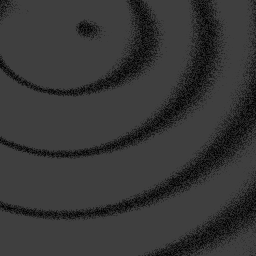
#> input picture tests/fixtures/czi/zeiss_t2_ch1_reference.tif, 256 x 256 px; its folder holds only this picture in this run
$ python -i detect.py   (imports and definitions only)
#> lines starting #> are read from the running program, lines starting #| are printed output that depends on the picture; after the words box and inside, x2 and y2 are one past the last pixel; in counts of white or black regions, pixels touching at a corner belong together
### src/tether/imaging/layout.py
# SPDX-FileCopyrightText: 2026 The Tether Authors <bioedca@u.northwestern.edu>
# SPDX-License-Identifier: GPL-3.0-or-later
"""Channel layouts: where the donor and the acceptor channel are in a frame (#908).

A dual-view camera frame holds the two FRET channels side by side, one above the
other, or at two places that the optics choose. A [`ChannelLayout`][] records
which, and names the donor and the acceptor channel. It is the user's statement of
the layout; [`ChannelLayout.geometries`][] turns it, for one frame size, into the
two per-channel [`ChannelGeometry`][tether.imaging.split.ChannelGeometry] crops that
[`split_channels`][tether.imaging.split.split_channels] applies (PRD Appendix E stage 1). The
resolved crops are what ``/movies/table`` stores in ``donor_crop`` /
``acceptor_crop``; the layout record itself is stored next to it as additive data,
``/movies/layouts/<movie_id>`` ([`write_layout_record`][]).

Three kinds ([`LAYOUT_KINDS`][]):

* ``side-by-side`` -- the frame is cut into a left and a right half; ``donor`` is
  ``left`` (default) or ``right``. Both halves are ``width // 2`` wide, so an odd
  trailing column is dropped. **This is the default layout, and it is the split
  Tether used before #908** (``ExtractOptions.donor_side``).
* ``top-bottom`` -- the frame is cut into a top and a bottom half; ``donor`` is
  ``top`` (default) or ``bottom``. Both halves are ``height // 2`` tall, so an odd
  trailing row is dropped. The halves are stacked, not rotated.
* ``rectangles`` -- one free rectangle for each channel, ``donor_rect`` and
  ``acceptor_rect``, each ``[y1, x1, y2, x2]`` with 1-based inclusive bounds (the
  crop convention of [`tether.imaging.split`][]).

Validation. The two channels must have the same size, because the registration
prealign and colocalization compare the two channel images pixel for pixel. A
``rectangles`` layout whose rectangles differ in size is refused when it is made
(with a channel recipe, the sizes after the recipes are compared instead); a
rectangle outside the frame, or a frame too small to cut in two, is refused by
[`ChannelLayout.geometries`][] with [`ChannelLayoutError`][]. Rectangles that
overlap are allowed, because some optical layouts share pixels at an edge, but they
give a [`ChannelOverlapWarning`][]: the overlapping pixels feed both channels.

Each channel can also carry a [`ChannelRecipe`][tether.imaging.recipe.ChannelRecipe]
(#910): rotate, flip, translate and crop steps that run on the channel's cut, in
order. [`ChannelLayout.geometries`][] folds the cut and the recipe into one
rotate -> flip -> crop geometry, and refuses a recipe that leaves the two channels
at different sizes. Without a recipe a layout gives identity rotation and flip. A
layout with two movie files (#909) is out of scope here.
"""

from __future__ import annotations

import warnings
from dataclasses import dataclass
from typing import Any

from tether.imaging.recipe import ChannelRecipe, ChannelRecipeError
from tether.imaging.split import ChannelGeometry

__all__ = [
    "DEFAULT_CHANNEL_LAYOUT",
    "LAYOUT_KINDS",
    "LAYOUT_RECTANGLES",
    "LAYOUT_SIDE_BY_SIDE",
    "LAYOUT_TOP_BOTTOM",
    "LAYOUTS_GROUP",
    "ChannelLayout",
    "ChannelLayoutError",
    "ChannelOverlapWarning",
    "check_layout_slot",
    "read_layout_record",
    "write_layout_record",
]

#: Two halves, left and right (the default, and the split used before #908).
LAYOUT_SIDE_BY_SIDE = "side-by-side"
#: Two halves, top and bottom (stacked, not rotated).
LAYOUT_TOP_BOTTOM = "top-bottom"
#: One free rectangle for each channel.
LAYOUT_RECTANGLES = "rectangles"

#: Every layout kind, in the order the docs list them.
LAYOUT_KINDS: tuple[str, ...] = (LAYOUT_SIDE_BY_SIDE, LAYOUT_TOP_BOTTOM, LAYOUT_RECTANGLES)

#: For each half layout: the donor positions it accepts, the first being the default,
#: and the acceptor position each donor position implies.
_HALF_POSITIONS: dict[str, dict[str, str]] = {
    LAYOUT_SIDE_BY_SIDE: {"left": "right", "right": "left"},
    LAYOUT_TOP_BOTTOM: {"top": "bottom", "bottom": "top"},
}

#: Version of the ``/movies/layouts/<movie_id>`` attribute set (`write_layout_record`).
#: Version 2 adds the channel recipes (#910); a record without recipes stays version 1,
#: so a build from before #910 still reads it.
_RECORD_VERSION = 2

#: The ``/movies`` child group that holds one layout record per movie.
LAYOUTS_GROUP = "layouts"


class ChannelLayoutError(ValueError):
    """A channel layout that cannot split a frame (bad values, sizes or bounds)."""


class ChannelOverlapWarning(UserWarning):
    """The donor and the acceptor rectangle share pixels; those pixels feed both channels."""


# [30 lines left out: functions _rect, _size, not called in this run]


def _overlaps(a: tuple[int, int, int, int], b: tuple[int, int, int, int]) -> bool:
    """Whether two 1-based inclusive rectangles share at least one pixel."""
    return a[0] <= b[2] and b[0] <= a[2] and a[1] <= b[3] and b[1] <= a[3]


@dataclass(frozen=True)
class ChannelLayout:
    """Where the donor and the acceptor channel are in a frame (#908).

    Parameters
    ----------
    kind:
        One of [`LAYOUT_KINDS`][]: ``side-by-side`` (default), ``top-bottom`` or
        ``rectangles``.
    donor:
        For a half layout, the donor half: ``left``/``right`` (``side-by-side``,
        default ``left``) or ``top``/``bottom`` (``top-bottom``, default ``top``).
        The acceptor is the other half ([`acceptor`][]). ``None`` takes the
        default. A ``rectangles`` layout names its channels by the two rectangles
        and must leave this ``None``.
    donor_rect, acceptor_rect:
        For ``rectangles`` only (both required there, refused otherwise): the donor
        and the acceptor rectangle, ``[y1, x1, y2, x2]`` with 1-based inclusive
        bounds. They must have the same size, unless a channel has a recipe; then
        the two channel images after the recipes must be.
    donor_recipe, acceptor_recipe:
        Optional [`ChannelRecipe`][tether.imaging.recipe.ChannelRecipe] for each
        channel (#910): rotate, flip, translate and crop steps that run on the
        channel's cut, in order. ``None`` leaves the cut as it is.

    Raises
    ------
    ChannelLayoutError
        On an unknown kind or donor position, a rectangle given to a half layout or
        missing from a ``rectangles`` layout, a malformed rectangle, or two
        rectangles of different size. Bounds against a frame are checked by
        [`geometries`][], because the layout does not know the frame size.
    """

    kind: str = LAYOUT_SIDE_BY_SIDE
    donor: str | None = None
    donor_rect: tuple[int, int, int, int] | None = None
    acceptor_rect: tuple[int, int, int, int] | None = None
    donor_recipe: ChannelRecipe | None = None
    acceptor_recipe: ChannelRecipe | None = None

    def __post_init__(self) -> None:
        """Refuse a malformed layout and fill in the default donor of a half layout."""
        for name in ("donor_recipe", "acceptor_recipe"):
            value = getattr(self, name)
            if value is not None and not isinstance(value, ChannelRecipe):
                raise ChannelLayoutError(
                    f"{name} must be a ChannelRecipe or None, got {type(value).__name__}"
                )
        if self.kind not in LAYOUT_KINDS:
            raise ChannelLayoutError(
                f"channel layout kind must be one of {LAYOUT_KINDS}, got {self.kind!r}"
            )
        if self.kind == LAYOUT_RECTANGLES:
            if self.donor is not None:
                raise ChannelLayoutError(
                    "a 'rectangles' layout names its channels by donor_rect and "
                    f"acceptor_rect; donor must be None, got {self.donor!r}"
                )
            if self.donor_rect is None or self.acceptor_rect is None:
                raise ChannelLayoutError(
                    "a 'rectangles' layout needs both donor_rect and acceptor_rect"
                )
            donor_rect = _rect(self.donor_rect, "donor_rect")
            acceptor_rect = _rect(self.acceptor_rect, "acceptor_rect")
            # With a recipe the sizes are compared after it, by ``geometries`` (#910).
            no_recipe = self.donor_recipe is None and self.acceptor_recipe is None
            if no_recipe and _size(donor_rect) != _size(acceptor_rect):
                raise ChannelLayoutError(
                    "the donor and the acceptor rectangle must be the same size (height x "
                    f"width): donor_rect {list(donor_rect)} is "
                    f"{_size(donor_rect)[0]}x{_size(donor_rect)[1]}, acceptor_rect "
                    f"{list(acceptor_rect)} is "
                    f"{_size(acceptor_rect)[0]}x{_size(acceptor_rect)[1]}"
                )
            # Frozen dataclass: normalize through object.__setattr__ (value semantics).
            object.__setattr__(self, "donor_rect", donor_rect)
            object.__setattr__(self, "acceptor_rect", acceptor_rect)
            return
        if self.donor_rect is not None or self.acceptor_rect is not None:
            raise ChannelLayoutError(
                f"donor_rect and acceptor_rect apply only to a 'rectangles' layout, "
                f"not to {self.kind!r}"
            )
        positions = _HALF_POSITIONS[self.kind]
        donor = next(iter(positions)) if self.donor is None else self.donor
        if donor not in positions:
            raise ChannelLayoutError(
                f"donor for a {self.kind!r} layout must be one of {tuple(positions)}, "
                f"got {self.donor!r}"
            )
        object.__setattr__(self, "donor", donor)

    # [118 lines left out: functions acceptor, rectangles, geometries, to_dict, from_dict, not called in this run]


#: The default layout: side by side, donor on the left (the split before #908).
DEFAULT_CHANNEL_LAYOUT = ChannelLayout()


# [57 lines left out: functions check_layout_slot, write_layout_record, not called in this run]


def _text(value: Any) -> str:
    return value.decode("utf-8") if isinstance(value, bytes) else str(value)


# [41 lines left out: function read_layout_record, not called in this run]

### src/tether/imaging/_rounding.py
# SPDX-FileCopyrightText: 2026 The Tether Authors <bioedca@u.northwestern.edu>
# SPDX-License-Identifier: GPL-3.0-or-later
"""MATLAB-compatible rounding for the extraction pipeline.

Deep-LASI snaps spot coordinates to pixel indices with MATLAB's ``round``, which
rounds halves **away from zero** (``round(0.5) == 1``, ``round(2.5) == 3``,
``round(-0.5) == -1``). Python's built-in `round` and `numpy.round`
round halves **to even** (banker's rounding: ``round(0.5) == 0``,
``round(2.5) == 2``), so an exact ``*.5`` coordinate would otherwise snap to a
different pixel than Deep-LASI. `round_half_away` restores the MATLAB
convention so the native port lands on the same pixels (``extractTraces.m:9``,
``findPart.m:97``, ``Wave_Partfind.m`` brightness sampling).

**Contract.** Intended for the pipeline's pixel coordinates — non-negative,
half-integer-derived centroids (``scipy.ndimage.center_of_mass`` outputs,
imported map coordinates). The ``floor(|x| + 0.5)`` idiom rounds a value within
one ULP *below* a tie up to the tie (``round_half_away(nextafter(0.5, 0)) == 1``);
this never occurs for real pixel centroids and is locked by a regression test.
"""

from __future__ import annotations

import numpy as np


def round_half_away(value: np.ndarray | float) -> np.ndarray | np.floating:
    """Round to the nearest integer, ties away from zero (MATLAB ``round``).

    Works on scalars and arrays. Returns a floating result (``numpy`` scalar for
    scalar input); callers that need integer pixel indices cast with ``int(...)``
    or ``.astype(int)``.
    """
    return np.sign(value) * np.floor(np.abs(value) + 0.5)

### src/tether/imaging/detect.py
# SPDX-FileCopyrightText: 2026 The Tether Authors <bioedca@u.northwestern.edu>
# SPDX-License-Identifier: GPL-3.0-or-later
"""Spot detection (PRD Appendix E, Stages 2-4; §11.2).

Faithful NumPy/SciPy ports of Deep-LASI's selectable particle-detection methods
(`deeplasi/functions/mapping/findPart.m`'s ``method`` dispatch). Deep-LASI offers
several detectors behind the GUI ``Rbg_Detection`` radio group; Tether implements
them behind [`ParticleDetectionMode`][] so a movie can be extracted with the
method (and threshold) it was actually detected with:

* **mode 1 — wavelet** ([`detect_spots`][]): the class-default à trous /
  multiscale-product detector (`external/Wave_Partfind.m`), detailed below.
* **mode 2 — intensity** ([`detect_spots_intensity`][]): the legacy
  intensity-threshold detector (`findPart.m:21-28`) — threshold the detection
  image at ``t * max``, Crocker-Grier band-pass (`external/bpass.m`), re-threshold
  at 3 % of the band-pass max, erode, and take connected-component centroids.
* **mode 3 — bandpass** ([`detect_spots_bandpass`][]): the Crocker-Grier
  band-pass / sort detector (`mapping/find_part_bpass_sort.m`) — threshold at
  ``t * max``, band-pass (``bpass(I, 1, 9)``; note ``lobject = 9`` vs mode 2's 7),
  keep only the band-pass values in the top ``1 - t`` fraction (a percentile sort),
  take the regional maxima (``imregionalmax``), and their connected-component
  centroids.

* **mode 5 — ZMW intensity** ([`detect_spots_zmw`][]): the intensity mode with a
  3x3 disc average (``fspecial('disk', 1)``) in place of the band-pass
  (`findPart.m:50-58`, ADR-0143). Deep-LASI's window offers only modes 1-3; a
  script sets mode 5.

Deep-LASI's mode 4 (local-variance) is **not** ported: at the pinned commit
``d2d348cb`` it reads a variable ``r`` that nothing has set, so Deep-LASI itself
stops with an error and no reference output exists to port against (ADR-0143).

[`detect_spots_by_mode`][] dispatches on [`ParticleDetectionMode`][]. All
modes share the Stage-4 post-detection tail (snap -> border -> NMS ->
``[x, y]``), mirroring ``findPart.m``'s shared post-switch block (lines 63-103).

The mode-1 wavelet path is a faithful port of
(`deeplasi/functions/external/Wave_Partfind.m`, `mapping/findPart.m`):

* **Stage 2 — detection image** ([`detection_image`][]): the "Cumulated" image,
  a moving-average max projection. Frames are grouped into non-overlapping **whole**
  blocks of ``block`` (default 50; a trailing partial block of ``T % block`` frames
  is dropped, as in ``cumIMG.m``), each block is mean-projected, the per-pixel
  **max** across block-means is taken, and the result is normalized to ``[0, 1]``.
  Too few frames (``T < block``) falls back to a sum projection. This suppresses
  single-frame noise/blinking while keeping a spot bright in >= 1 window
  (`tools/cumIMG.m:16-65`).

* **Stage 3 — spot detection** ([`detect_spots`][]): an undecimated *à trous* /
  starlet transform with the separable B3-spline kernel
  ``[1/16, 1/4, 3/8, 1/4, 1/16]`` dilated by ``2**(i-1)`` holes at scale ``i``;
  per-scale noise ``sigma = 2 * MAD`` hard-thresholds each wavelet plane; the
  detection mask is the logical **AND** of the significant pixels at scales 1 & 4
  (`bwmorph clean` -> drop isolated pixels); connected components are labelled and
  their centroids taken (`scipy.ndimage.label` + `center_of_mass`). The
  multiscale-product wavelet detector follows Olivo-Marin (2002, *Pattern
  Recognit.*); wavelet-segmentation + centroid localization follows Izeddin
  (2012).

* **Stage 4 — snap + guardrails** (within [`detect_spots`][]): an optional
  max-pixel **snap** (Gaussian sigma = 1, capped at 3 px) refines each centroid
  toward the local intensity maximum (`mapping/findPart.m:88-101`); then a border
  margin drops spots too close to the edge and an 8 px min-separation keeps only
  the brightest of each cluster (non-maximum suppression by local 3x3 sum). The
  guardrails run **after** the snap so the returned coordinates always satisfy
  the border + separation contract. Every coordinate-to-pixel snap uses MATLAB
  away-from-zero rounding (`tether.imaging._rounding.round_half_away`) to
  match Deep-LASI's ``round`` exactly.

**Coordinate convention.** [`detect_spots`][] returns an ``(N, 2)`` float array
of ``[x, y]`` = ``[column, row]`` (Deep-LASI stores ``fliplr`` -> ``[x, y]``),
0-based, sorted by descending brightness. Mode 3, as actually written in
``find_part_bpass_sort.m``, localizes with the connected-component **centroid**
(``regionprops 'Centroid'``), so Tether ports it with the centroid too; the
``radialcenter`` refinement named only in the ``findPart.m:30`` *comment* (and
used by mode 4) is intentionally **not** ported here. Mode 1 is the faithful
class default.
"""

from __future__ import annotations

from enum import StrEnum

import numpy as np
from scipy import ndimage, signal

from tether.imaging._rounding import round_half_away

__all__ = [
    "detection_image",
    "atrous_wavelet_planes",
    "b3_spline_kernel",
    "detect_spots",
    "detect_spots_intensity",
    "detect_spots_bandpass",
    "detect_spots_zmw",
    "detect_spots_by_mode",
    "ParticleDetectionMode",
]

# Separable B3-spline scaling taps for the à trous transform (Wave_Partfind.m).
_B3_TAPS: tuple[float, ...] = (1 / 16, 1 / 4, 3 / 8, 1 / 4, 1 / 16)


class ParticleDetectionMode(StrEnum):
    """Selectable spot-detection method (Deep-LASI ``findPart.m`` ``method``).

    A ``str`` enum so the choice serializes verbatim into ``/settings/extraction``
    and round-trips through the CLI/`.tether` store. ``WAVELET`` is the Deep-LASI
    class default (`findPart.m` mode 1).
    """

    WAVELET = "wavelet"  # mode 1 — à trous multiscale product (class default)
    INTENSITY = "intensity"  # mode 2 — intensity-threshold + Crocker-Grier bandpass
    BANDPASS = "bandpass"  # mode 3 — Crocker-Grier bandpass + sort + imregionalmax
    ZMW = "zmw"  # mode 5 — intensity threshold + disk filter (ZMW intensity, ADR-0143)


# [516 lines left out: functions b3_spline_kernel, _mad, detection_image, atrous_wavelet_planes, _suppress_neighbours, _refine_snap and 5 more, not called in this run]


# fspecial('disk', 1): the 3x3 averaging disc of radius 1 that ZMW mode filters with
# (findPart.m:52). The values are the ones MATLAB documents for fspecial('disk', 1) to four
# decimals (0.0251 / 0.1453 / 0.3183), here to full double precision as Octave image 2.14
# computes them with the same algorithm; the centre is 1/pi and the taps sum to 1.
_DISK_CORNER = 0.02507858102383299
_DISK_EDGE = 0.14534394743021936
_DISK_CENTRE = 0.31830988618379069
_DISK_RADIUS_1 = np.array(
    [
        [_DISK_CORNER, _DISK_EDGE, _DISK_CORNER],
        [_DISK_EDGE, _DISK_CENTRE, _DISK_EDGE],
        [_DISK_CORNER, _DISK_EDGE, _DISK_CORNER],
    ],
    dtype=np.float64,
)


# [152 lines left out: functions detect_spots_zmw, detect_spots_by_mode, not called in this run]

>>> import cv2
>>> picture = cv2.imread('../../../tests/fixtures/czi/zeiss_t2_ch1_reference.tif', cv2.IMREAD_GRAYSCALE)
#> picture is the input picture: shape (256, 256); min 0, max 63, mean 54.5
>>> result = detect_spots_by_mode(picture)
#> the loop in atrous_wavelet_planes, `for i in range(1, n_scales):` made 5 passes
#> pass 1, in atrous_wavelet_planes, `smoothed = ndimage.convolve1d(smoothed, kernel, axis=1, mode="reflect")`:
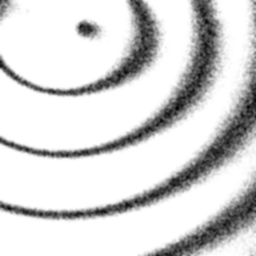
#> smoothed: shape (256, 256) float64; min 10.56, max 63, mean 54.5; drawn with min black and max white
#> pass 1, in atrous_wavelet_planes, `wavelet = approx - smoothed`:
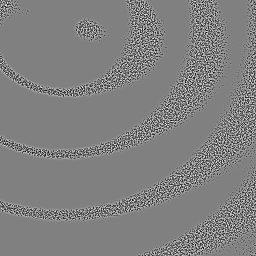
#> wavelet: shape (256, 256) float64; min -29.15, max 28.59, mean 0; drawn with min black and max white
#> pass 1, in atrous_wavelet_planes, `wavelet = np.where(wavelet < threshold, 0.0, wavelet)`:
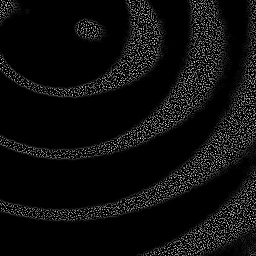
#> wavelet: shape (256, 256) float64; min 0, max 28.59, mean 1.6; drawn with min black and max white
#> after the loop in atrous_wavelet_planes, `for i in range(1, n_scales):`:
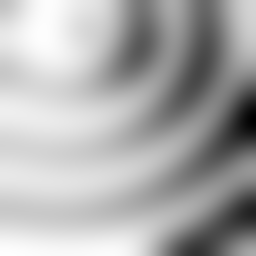
#> approx: shape (256, 256) float64; min 37.74, max 62.49, mean 54.5; drawn with min black and max white
#> after the loop in atrous_wavelet_planes, `for i in range(1, n_scales):`:
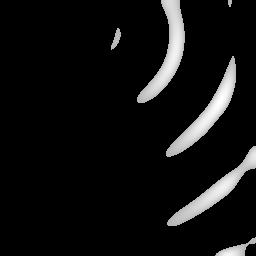
#> wavelet: shape (256, 256) float64; min 0, max 9.51, mean 0.65; drawn with min black and max white
#> after the loop in atrous_wavelet_planes, `for i in range(1, n_scales):`: planes = 5 items
#> in detect_spots, `mask = (planes[s_lo - 1] > 0) & (planes[s_hi - 1] > 0)`:
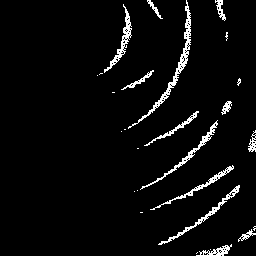
#> mask: shape (256, 256) bool; 4.3% white in thin lines or dots, all inside (x1, y1, x2, y2) = (97, 0, 256, 256)
#> in detect_spots, `labels, n_labels = ndimage.label(mask, structure=structure)`:
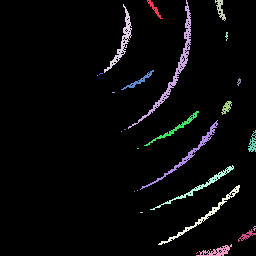
#> labels: shape (256, 256) int32; 28 distinct labels, from 0 to 27; one colour per label, 0 black
#> in detect_spots, `labels, n_labels = ndimage.label(mask, structure=structure)`: n_labels = 27
#> in detect_spots, `sizes = ndimage.sum_labels(np.ones_like(mask, dtype=np.float64), label..`: sizes = 27 values, max 599 at index 1, min 1 at index 7, mean 104.2
#> in detect_spots, `keep_labels = np.nonzero(sizes >= 2)[0] + 1`: keep_labels = 22 values from 1 to 27
#> in detect_spots, `centroids = ndimage.center_of_mass(mask.astype(np.float64), labels, ke..`: centroids = 22 items, first 6: (8.24, 154), (65.66, 174.5), (8.82, 220.2), (40.42, 121.9), (35.43, 226.3), (80.47, 138.7)
#> in detect_spots, `coords = np.atleast_2d(np.asarray(centroids, dtype=np.float64))`: coords = 22 rows, first 8: [8.24, 154], [65.66, 174.5], [8.82, 220.2], [40.42, 121.9], [35.43, 226.3], [80.47, 138.7], [73.25, 100.5], [81.29, 238.6]
#> in _finalize_candidates, `rows = np.clip(round_half_away(coords[:, 0]).astype(int), 1, height - 2)`: rows = 22 values, max 253 at index 21, min 8 at index 0, mean 130.5
#> in _finalize_candidates, `cols = np.clip(round_half_away(coords[:, 1]).astype(int), 1, width - 2)`: cols = 22 values, max 254 at index 18, min 101 at index 6, mean 184.1
#> in _finalize_candidates, `brightness = np.array( [detection_img[r - 1 : r + 2, c - 1 : c + 2].su..`: brightness = 22 values, max 567 at index 1, min 392 at index 21, mean 549
#> in _suppress_neighbours, `order = np.argsort(brightness)[::-1]`: order = 22 values, max 21 at index 21, min 0 at index 11, mean 10.5
#> the loop in _suppress_neighbours, `for idx in order:` made 22 passes
#> after the loop in _suppress_neighbours, `for idx in order:`: kept = [17, 16, 11, 8, 12, 14, 2, 1, 6, 9, 3, 0, 10, 15, 5, 4, 19, 7, 20, 13, 18, 21]; kept_coords = 22 items, first 6: [212, 141], [215.1, 204.3], [153.5, 188.2], [92, 113], [129, 124.5], [148, 137.5]
#> in _finalize_candidates, `kept = _suppress_neighbours(coords, brightness, min_separation)`: kept has the same summary as order in _suppress_neighbours
#> in _finalize_candidates, `coords = coords[kept]`: coords = 22 rows, first 8: [212, 141], [215.1, 204.3], [153.5, 188.2], [92, 113], [129, 124.5], [148, 137.5], [8.82, 220.2], [65.66, 174.5]
#> result = 22 rows, first 8: [141, 212], [204.3, 215.1], [188.2, 153.5], [113, 92], [124.5, 129], [137.5, 148], [220.2, 8.82], [174.5, 65.66]
